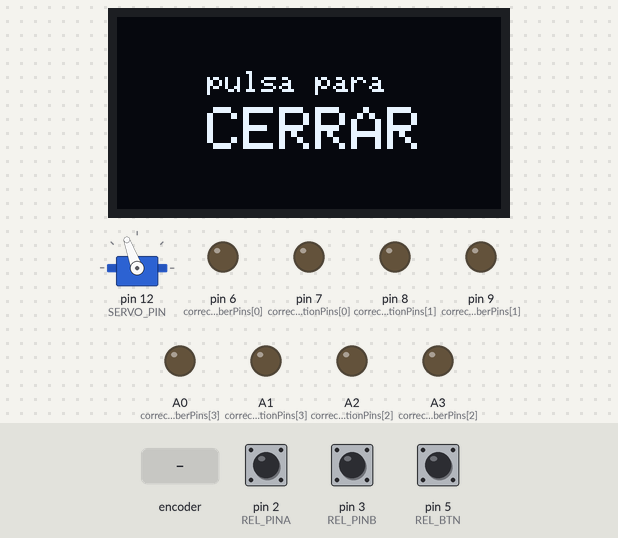
A sketch run on a simulated Arduino Nano, built with avr-gcc and run on an emulated ATmega328P. Shown: 128×64 one-colour display, servo, output pins drawn as LEDs (lit = HIGH). The inputs (shaded band) are chosen by the test bench; at power-on: pin 5 (REL_BTN) HIGH, pin 2 (REL_PINA) HIGH, pin 3 (REL_PINB) HIGH. Random numbers use the default seed unless the sketch sets one; what the sketch prints to the serial monitor is not drawn.

Above: at 4.5 s.
4.6 s: pin 5 (REL_BTN) pulled LOW for 0.15 s
At 5.6 s:
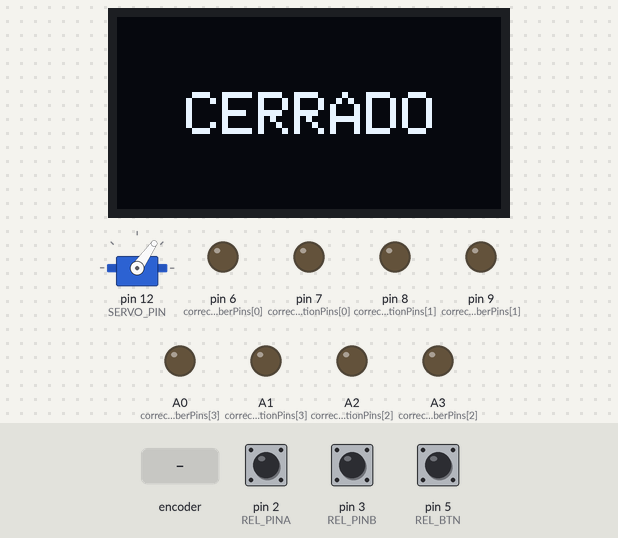
7.7 s: rotary encoder on pin 2 (REL_PINA) / pin 3 (REL_PINB) turned 1 step (first pin leading)
At 9.9 s:
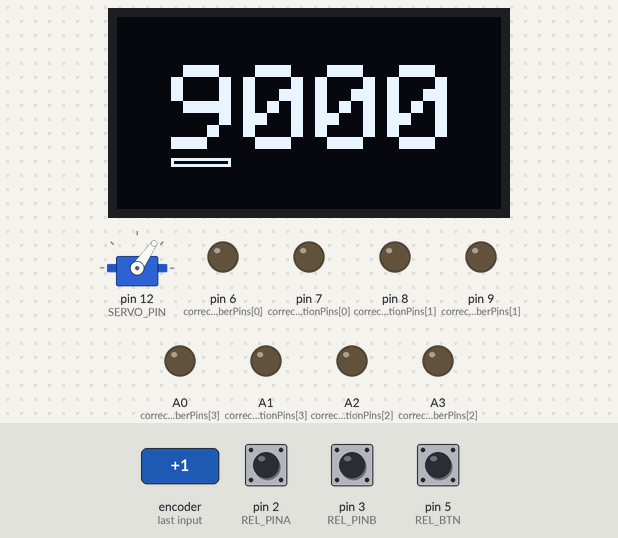
10.9 s: pin 5 (REL_BTN) pulled LOW for 1 s
At 12.0 s:
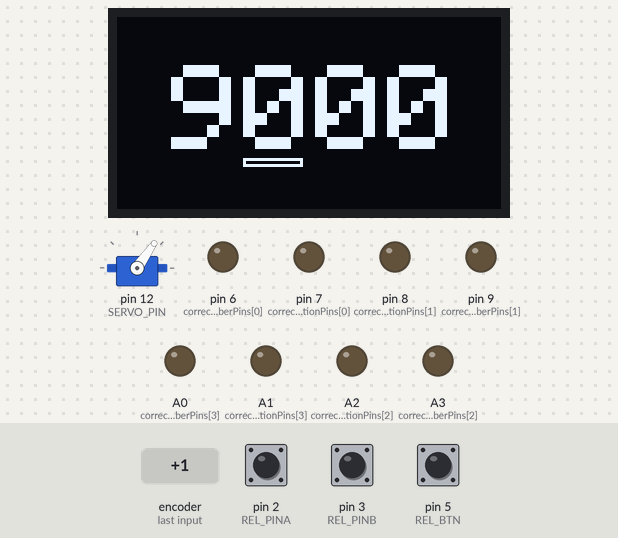
14.1 s: rotary encoder on pin 2 (REL_PINA) / pin 3 (REL_PINB) turned 1 step (first pin leading)
At 15.7 s:
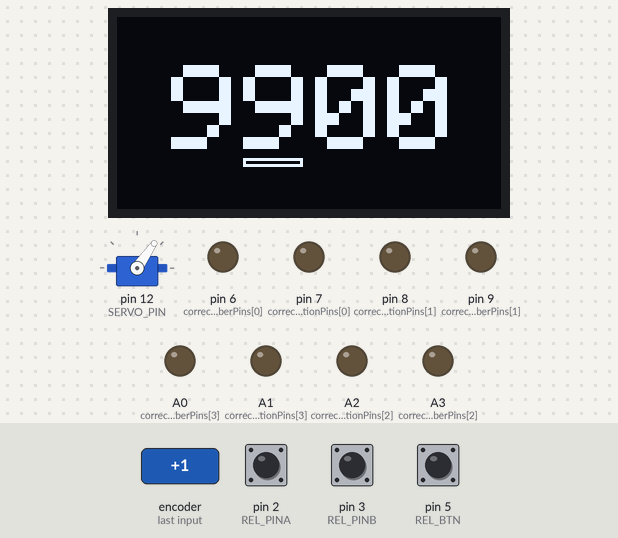
16.1 s: pin 5 (REL_BTN) pulsed LOW 5 times (0.12 s each, 0.3 s apart)
At 16.88 s:
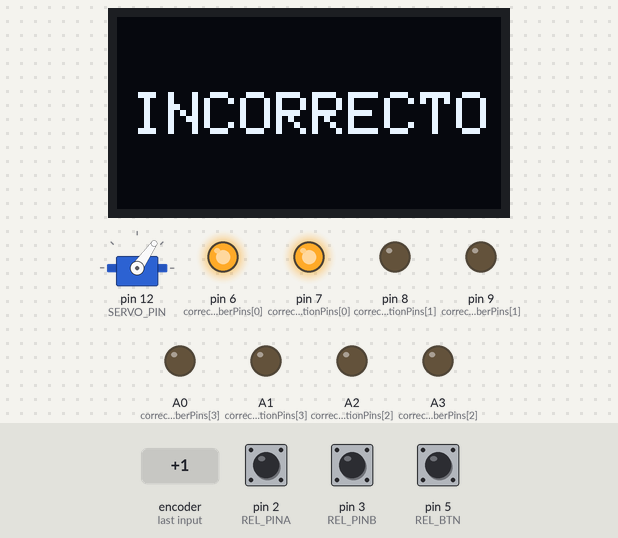
Timing chart, 0 to 19.1 s (numbered marks = the images above; inputs shaded):
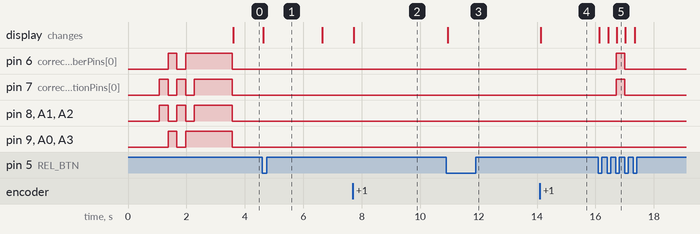

Measured:
- after the input at 4.6 s, servo on pin 12 (SERVO_PIN): 110° → 55° at once; the display: changes at once (image 1)
- after the input at 7.7 s, the display: changes at once (image 2)
- after the input at 10.9 s, the display: changes at once (image 3)
- after the input at 14.1 s, the display: changes at once (image 4)
- after the input at 16.1 s, pin 6 (correctNumberPins[0]), pin 7 (correctPositionPins[0]): LOW → HIGH after 0.61 s, → LOW 0.29 s later; the display: first changes at once (image 5 shows a later state)

The sketch:

sbg.ino
```cpp
// (licence header left out)
#define VERSION "1.0.0"

// CONFIGURATION
#define REL_PINA 2
#define REL_PINB 3
#define REL_BTN 5
#define SCREEN_ADDRESS 0x3C
#define SERVO_PIN 12
#define SERVO_UNLOCKED 110
#define SERVO_LOCKED 55
#define SHOW_RESULTS_IN_SCREEN false

#include "RotEnLib.h"  // rotary encoder library
#include <Adafruit_SSD1306.h>
#include "SBGlogo.h"  // startup screen
#include <Servo.h>

RELEncoder encoder = RELEncoder(REL_PINA, REL_PINB, REL_BTN, 0, 9, true); // pinA, pinB, btn, min, max, circular
Adafruit_SSD1306 display(128, 64, &Wire, -1);
Servo lockServo;

const uint8_t correctPositionPins[] = {7, 8, A2, A1};
const uint8_t correctNumberPins[]   = {6, 9, A3, A0};
uint8_t code[4], guess[4];
uint8_t currentDigit = 0;

uint32_t tactivity = 0;
uint8_t LEDstate = 0;

/**
 *******************************************************************************
 *   S E T U P   &   L O O P
 */

void setup()
{
  Serial.begin(9600);
  Serial.print("Safe BOX GAME v");
  Serial.println(VERSION);
  // LEDs
  initLEDs();
  // Encoder button callback
  encoder.setButtonOnPressCB(onButtonPressed);
  encoder.init();
  // Display
  if (!display.begin(SSD1306_SWITCHCAPVCC, SCREEN_ADDRESS))
    Serial.println(F("SSD1306 allocation failed"));
  display.setTextColor(SSD1306_WHITE);
  // Servo
  lockServo.attach(SERVO_PIN);
  lockServo.write(SERVO_UNLOCKED);  // unlock the safe
  // Seed PRNG
  randomSeed(analogRead(A7));  // noise from A7 (not connected = floating)
  // Do intro
  doSplash();
  introLEDs();
  // Do start
  doStart();
}  // setup()

void loop()
{
  // avoids power-bank shutting down
  checkStandBy();

  // update encoder status
  encoder.loop();

  // get encoder position
  uint8_t position = encoder.getPosition();

  // redraw output if necessary
  if (position != guess[currentDigit])
  {
    guess[currentDigit] = position;
    updateDisplay(guess, currentDigit);
  }

  // the rest of the logic is done at the
  // encoder's onButtonPressed() callback
  // function where the "clicks" are processed

}  // loop()


/**
 *******************************************************************************
 *   S U P P O R T   F U N C T I O N S
 */

 void initLEDs()
{
  for (uint8_t i = 0; i < 4; i ++)
  {
    pinMode(correctPositionPins[i], OUTPUT);
    pinMode(correctNumberPins[i], OUTPUT);
  }
}

/**
 * Turn on/off each LED individually in bulk.
 *
 * @param state 1 bit per LED. Low nibble for "correct position" LEDs and
 *              high nibble for "correct number" LEDs.
 */
void turnLEDs(uint8_t state)
{
  LEDstate = state;  // save for standby check
  for (uint8_t i = 0; i < 4; i ++) digitalWrite(correctPositionPins[i], bitRead(state, i));
  for (uint8_t i = 4; i < 8; i ++) digitalWrite(correctNumberPins[i-4], bitRead(state, i));
}

/**
 * Show splash screen
 */
void doSplash()
{
  display.clearDisplay();
  display.drawBitmap(0, 0, logo_data, 128, 64, 1);  // put logo
  display.display();  // show logo
  delay(1000);
}

/**
 * LEDs animation.
 */
void introLEDs()
{
  // nice crack the code original animation
  uint8_t Anim[][2] =
  {
    {B00001111, 30},  // state, delay (in 10ms chunks)
    {B11110000, 30},
    {B00001111, 30},
    {B11110000, 30},
    {B11111111, 130},
  };
  for (uint8_t i = 0; i < sizeof(Anim)/2; i ++)
  {
    turnLEDs(Anim[i][0]);
    delay(Anim[i][1]*10);
  }
  turnLEDs(0);
}  // introLEDs()

/**
 * Generate a new code and clear current guess.
 */
void doCodes(bool show)
{
  for (uint8_t i = 0; i < 4; i ++)
  {
    code[i] = random(0,10);  // values from 0 to 9
    guess[i] = 0;
  }
  // show code
  if (!show) return;
  Serial.print("New code: ");
  for (uint8_t i = 0; i < 4; i ++) Serial.print(code[i]);
  Serial.println();
}  // doCodes()

/**
 * Cycles through the "open", "wait for click", and "closed" states for
 * the lock. This is done this way because it is always what happens:
 * during the start and after a win.
 */
void doLock()
{
  // first: unlock and show message to lock
  lockServo.write(SERVO_UNLOCKED);  // unlock the safe
  display.clearDisplay();
  //display.invertDisplay(true);
  display.setTextSize(1);
  display.setCursor(30,18);
  display.print(F("pulsa para"));
  display.setTextSize(2);
  display.setCursor(30,30);
  display.print(F("CERRAR"));
  display.display();
  // second: wait for user input
  waitForClick(0);
  // finally: lock and show the notification for 2 secs.
  lockServo.write(SERVO_LOCKED);  // lock the safe
  display.clearDisplay();
  display.setTextSize(2);
  display.setCursor(23,25);
  display.print(F("CERRADO"));
  display.display();
  delay(2000);
  //display.invertDisplay(false);
}  // doLock()

/**
 * Shows current guess-code and a cursor under the current digit being manipulated.
 *
 * @param guess guess code introduced by the user
 * @param digitpos position of the digit currently being updated
 */
void updateDisplay(uint8_t guess[], uint8_t digitpos)
{
  String text = "";
  for (uint8_t i = 0; i < 4; i++) text += guess[i];  // code[] to String
  display.setTextSize(4);
  display.clearDisplay();
  // default font size 5x7 (pixels) + 1 pixel separation between characters
  // (SCREEN_WIDTH - CHARACTER_WIDTH * PIXEL_MULTIPLIER * NUMBER_OF_DIGITS - (NUMBER_OF_DIGITS - 1) * PIXEL_MULTIPLIER) / 2
  // (128 - 5 * 4 * 4 - (4 - 1) * 4 ) / 2 = 18 <-- X
  // (SCREEN_HEIGHT - CHARACTER_HEIGHT * PIXEL_MULTIPLIER) / 2
  // ( 64 - 7 * 4 ) / 2 = 18 <-- Y
  display.setCursor(18, 16);  // 16 instead of 18 -> some room for under-cursor
  display.println(text);
  display.drawRect(18 + (digitpos * 24), 47, 20, 3, SSD1306_WHITE);  // under-cursor
  display.display();
}  // updateDisplay()

/**
 * Shows the valid positions/numbers in the screen.
 *
 * @param validpos number of digits in valid position
 * @param validnum number of valid digits
 */
void showCheckResults(uint8_t validpos, uint8_t validnum)
{
  // LEDs
  // lo - positions, hi - numbers
  uint8_t state = B00000000;
  uint8_t mask = B00000001;
  for (uint8_t i = 0; i < validpos; i ++)
  {
    state |= mask;
    mask <<= 1;
  }
  mask = B00010000;
  for (uint8_t i = 0; i < validnum; i ++)
  {
    state |= mask;
    mask <<= 1;
  }
  turnLEDs(state);
  // Display
  display.clearDisplay();
  display.setTextSize(2);
  #if SHOW_RESULTS_IN_SCREEN
  // (128 - 6 * 5 * 2 - 5 * 2 ) / 2 = 29
  // (64 - 2 * 7 * 2 - 1 * 2 ) / 2  = 17
  String text = "NUM: ";
  text += validnum;
  display.setCursor(29, 17);
  display.print(text);
  text = "POS: ";
  text += validpos;
  display.setCursor(29, 33);
  display.print(text);
  #else
  display.setCursor(5, 25);
  display.print("INCORRECTO");
  #endif
  display.display();
}  // showCheckResults()

/**
 * Initialization routine: new code and reset parameters.
 */
void doStart()
{
  doLock();  // unlock, wait for click, lock
  doCodes(true);  // generate new code, clear guess
  currentDigit = 0;  // reset
  encoder.setPosition(guess[currentDigit]);  // reset
  updateDisplay(guess, currentDigit);  // show initial status
}

void doWin()
{
  display.clearDisplay();
  display.setTextSize(2);
  display.setCursor(5, 25);
  display.print("CONSEGUIDO");
  display.display();
  lockServo.write(SERVO_UNLOCKED); // before intro
  introLEDs();
}

/**
 * Callback function to attend the encoder "OnPressed" event
 *
 * @param encoder which encoder sends the event
 * @param when moment in which occurred
 */
void onButtonPressed(RELEncoder& encoder, unsigned long when)
{
  currentDigit ++;  // change to next digit
  if (currentDigit > 3)  // was it the last digit?
  {
    // check provided code
    uint8_t copy[4]; // local copy of code for manipulation
    memcpy(copy, code, 4);
    // checking positions/numbers
    uint8_t validpos = 0, validnum = 0;
    for (uint8_t i = 0; i < 4; i++)
    {
      // valid position
      if (guess[i] == code[i]) validpos ++;
      // valid number
      for (uint8_t j = 0; j < 4; j++)
        if (guess[i] == copy[j]) {
          validnum ++;
          copy[j] = -1; // mark as used
          break; // no more checking
        }
    }
    // checking victory
    if (validpos == 4)
    {
      doWin();  // shows message
      doSplash();  // splash screen
      waitForClick(0);  // user must click
      doStart(); // start-up procedure
      return;
    }
    // show checking results
    showCheckResults(validpos, validnum);
    waitForClick(2000);  // 2 secs. maximum
    turnLEDs(0);
    // go to the beginning
    currentDigit = 0;
  }
  // update
  encoder.setPosition(guess[currentDigit]);
  updateDisplay(guess, currentDigit);

} // onButtonPressed()

/**
 * Checks that there is at least a minimum power consumption,
 * to avoid the power-bank shutting off.
 */
void checkStandBy()
{
  uint32_t tnow = millis();
  if (tnow - tactivity > 2000)
  {
    if (! LEDstate)
    {
      turnLEDs(B01000100 << random(0,2)  );  // turn-on a random pair of LEDs
      delay(5);  // for 5 milliseconds
      turnLEDs(0);
      tactivity = tnow;
    }
  }
}

/**
 * Waits until the user clicks or the provided milliseconds pass.
 *
 * @param delay max time to wait, in milliseconds. Infinite if value is 0.
 */
void waitForClick(uint32_t tdelay)
{
  if (tdelay == 0) tdelay = 0xffffffff;
  delay(150);  // give time for button to be released
  uint32_t tnow = millis();
  while (
    (digitalRead(REL_BTN) == HIGH)
    && (millis() - tnow < tdelay)
  ) checkStandBy();
}
```

RotEnLib.cpp
```cpp
// RotEnLib
// --------
// author: mgesteiro
// date: 20211205

#include "RotEnLib.h"
#include "Arduino.h"

#define BTNDEBOUNCETIME 10
#define ENCDEBOUNCETIME 4
#define LONGPRESSTIME 800

// constructor
RELEncoder::RELEncoder(int S1, int S2, int btn, int min, int max, bool circular=false, int threshold=15, int thdelta=10)
{
  // Remember Hardware Setup
  _s1 = S1;
  _s2 = S2;
  _btn = btn;
  _min = min;
  _max = max;
  _circ = circular;
  _th = threshold;
  _thd = thdelta;

  // initial state
  _position = 0;
  _s1State = 0;
  _s1LastState = 0;
  _btnState = HIGH;
  _btnLastState = HIGH;
  _btndebouncing = false;
} // RELEncoder()

void RELEncoder::init()
{
  // Setup the input pins and turn on pullup resistor
  pinMode(_s1, INPUT_PULLUP);
  pinMode(_s2, INPUT_PULLUP);
  pinMode(_btn, INPUT_PULLUP);
}

int RELEncoder::getPosition()
{
  return _position;
} // getPosition()

void RELEncoder::setPosition(int newpos)
{
  _position = newpos;
} // setPosition()

int RELEncoder::getBtnState()
{
  return _btnState;
} // getBtnState()

void RELEncoder::setButtonOnPressCB(ButtonEventCallback callback)
{
  _callbackOnPress = callback;
} // setButtonOnPressCB()

void RELEncoder::setButtonOnReleaseCB(ButtonEventCallback callback)
{
  _callbackOnRelease = callback;
} // setButtonOnReleaseCB()

void RELEncoder::setButtonOnLongPressCB(ButtonEventCallback callback)
{
  _callbackOnLongPress = callback;
} // setButtonOnReleaseCB()

void RELEncoder::loop(void)
{
  unsigned long nowt = millis();
  // BUTTON
  int btnState = digitalRead(_btn);
  if (
      (btnState != _btnState) // button changed state
      && (! _btndebouncing) // not counting time yet
     )
  {
    // start counting (debounce time)
    _btnsavedt = nowt;
    _btndebouncing = true;
  }
  if (
      (_btndebouncing) // counting time
      && ((nowt - _btnsavedt) > BTNDEBOUNCETIME) // bigger than debounce time
     )
  {
    // change of state
    if (_btnLastState != _btnState) _btnLastState = _btnState;
    _btnState = btnState;
    _btndebouncing = false;
    if ((_btnLastState == LOW) && (_btnState == HIGH)) if (_callbackOnRelease) _callbackOnRelease(*this, nowt-_btnpressed);
    if ((_btnLastState == HIGH) && (_btnState == LOW))
    {
      _btnpressed = nowt;
      if (_callbackOnPress) _callbackOnPress(*this, _btnpressed);
    }
  }
  if ((_btnLastState == HIGH) && (_btnState == LOW) && ((nowt-_btnpressed)>LONGPRESSTIME)) {
    //_btnLastState == LOW; //stop
    if (_callbackOnLongPress) _callbackOnLongPress(*this, nowt-_btnpressed);
    _btnpressed=nowt;
  }

  // ENCODER
  _s1State = digitalRead(_s1);
  // check if S1 has changed -> that means a pulse has occured
  if (_s1State != _s1LastState) {
    // simple debouncing filter
    if ((nowt-_encsavedt) < ENCDEBOUNCETIME) return;
    // only count when S1 is LOW
    if (! _s1State) {
      int delta = ((nowt-_encsavedt) < _th) ? _thd : 1;
      // if S2 state is the same as S1 state -> the encoder is rotating clockwise
      if (digitalRead(_s2) == _s1State) _position+=delta;
      else _position-=delta;

      if (_position > _max) _position = (_circ ? _min : _max);
      if (_position < _min) _position = (_circ ? _max : _min);

      _encsavedt=nowt;
    }
  }
  _s1LastState = _s1State;
} // loop()

// end
```

RotEnLib.h
```cpp
// (licence header left out)
#ifndef ROTENLIB_H
#define ROTENLIB_H

#include <stdint.h>

class RELEncoder;
typedef void (*ButtonEventCallback)(RELEncoder&, uint32_t);

class RELEncoder
{
public:
  /**
   * Constructor.
   *
   * @param S1 pinA for the rotary encoder
   * @param S2 pinB for the rotary encoder
   * @param btn pin for the encoder's button
   * @param min minimum value for the output
   * @param max maximum value for the output
   * @param circular indicates if the values should be circular
   * @param threshold limit time to consider a "fast movement", in milliseconds
   * @param thdelta increment of output value per position change while in "fast movement"
   */
  RELEncoder(int S1, int S2, int btn, int min, int max, bool circular=false, int threshold=15, int thdelta=10);

  /**
   * Initialize pins.
   */
  void init();

  /**
   * Retrieve the current position/value of the encoder.
   */
  int getPosition();

  /**
   * Set the current position/value of the encoder.
   */
  void setPosition(int newpos);

  /**
   * Retrieve library button state (doesn't make any new read)
   */
  int getBtnState();

  /**
   * Set onPress callback function.
   */
  void setButtonOnPressCB(ButtonEventCallback);

  /**
   * Set onRelease callback function.
   */
  void setButtonOnReleaseCB(ButtonEventCallback);

  /**
   * Set onLongPress callback function.
   */
  void setButtonOnLongPressCB(ButtonEventCallback);

  /**
   * Update function - call this function often to update the state.
   */
  void loop(void);

private:
  int _s1, _s2, _btn, _min, _max, _th, _thd;
  bool _circ;
  int _position;
  int _s1State, _s1LastState;
  int _btnState, _btnLastState;
  unsigned long _encsavedt, _btnsavedt, _btnpressed;
  bool _btndebouncing;
  ButtonEventCallback _callbackOnPress = 0;
  ButtonEventCallback _callbackOnRelease = 0;
  ButtonEventCallback _callbackOnLongPress = 0;
};

#endif
```

Source omitted: SBGlogo.h (11546 bytes)
